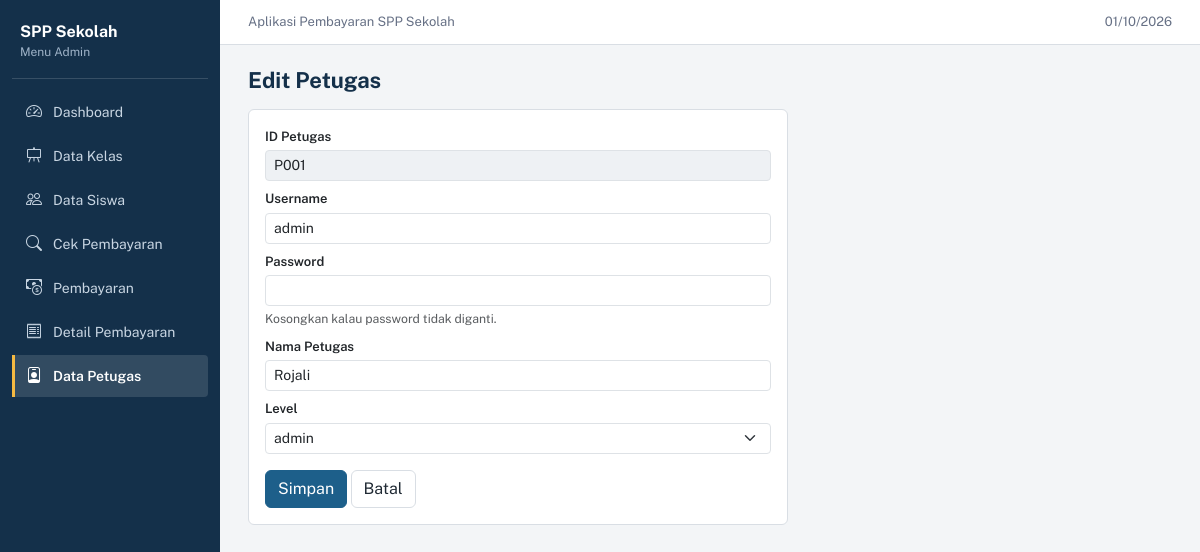
Screenshot of /petugas_form.php?id=P001 with the database file from the repository.
### tables this page shows
CREATE TABLE `tb_petugas` (
  `id_petugas` varchar(11) NOT NULL,
  `username` varchar(25) NOT NULL,
  `password` varchar(32) NOT NULL,
  `nama_petugas` varchar(35) NOT NULL,
  `level` enum('admin','petugas','siswa') NOT NULL
);

### includes/fungsi.php (called while the page is built, shortened)
<?php
require_once __DIR__ . '/koneksi.php';
function ambil($sql, $params = [])
{
    global $koneksi;
    $st = $koneksi->prepare($sql);
    if ($params) {
        $st->bind_param(str_repeat('s', count($params)), ...$params);
    }
    $st->execute();
    $hasil = $st->get_result();
    $baris = $hasil ? $hasil->fetch_all(MYSQLI_ASSOC) : [];
    return $baris;
}
function ambilSatu($sql, $params = [])
{
    $baris = ambil($sql, $params);
    return $baris ? $baris[0] : null;
}
function e($teks)
{
    return htmlspecialchars((string) $teks, ENT_QUOTES, 'UTF-8');
}

### petugas_form.php (the view, shortened to what this page needs)
<?php
require_once 'includes/fungsi.php';
$id = $_GET['id'] ?? '';
$data = null;
if ($id !== '') {
    $data = ambilSatu('SELECT * FROM tb_petugas WHERE id_petugas = ?', [$id]);
}
$username = $data['username'] ?? '';
$nama = $data['nama_petugas'] ?? '';
$level = $data['level'] ?? 'petugas';
include 'includes/header.php';
?>
<div class="card form-kecil"><div class="card-body">
    <form method="post">
        <?php if ($data): ?>
            <label class="form-label">ID Petugas</label>
            <input type="text" class="form-control form-control-sm" value="<?= e($data['id_petugas']) ?>" readonly>
        <?php endif; ?>
        <label class="form-label mt-2">Username</label>
        <input type="text" name="username" class="form-control form-control-sm" maxlength="25" value="<?= e($username) ?>" required>
        <label class="form-label mt-2">Password</label>
        <input type="password" name="password" class="form-control form-control-sm" <?= $data ? '' : 'required' ?>>
        <?php if ($data): ?><div class="form-text">Kosongkan kalau password tidak diganti.</div><?php endif; ?>
        <label class="form-label mt-2">Nama Petugas</label>
        <input type="text" name="nama_petugas" class="form-control form-control-sm" maxlength="35" value="<?= e($nama) ?>" required>
        <label class="form-label mt-2">Level</label>
        <select name="level" class="form-select form-select-sm">
            <?php foreach (['admin', 'petugas', 'siswa'] as $l): ?>
                <option value="<?= $l ?>" <?= $level === $l ? 'selected' : '' ?>><?= $l ?></option>
            <?php endforeach; ?>
        </select>
        <div class="mt-3">
            <button class="btn btn-secondary">Simpan</button>
            <a href="petugas.php" class="btn btn-outline-secondary">Batal</a>
        </div>
    </form>
</div></div>
<?php include 'includes/footer.php'; ?>

### assets/css/style.css (style rules this page uses)
:root { --navy: #14304a; --navy-terang: #1d4266; --biru: #1d5f8a; --biru-gelap: #164b6e; --amber: #f4b942; --latar: #f3f5f7; --garis: #d9dee4; --teks: #1f2933; --teks-redup: #667085; --hijau: #166534; --hijau-muda: #dcfce7; --merah: #b42318; --merah-muda: #fee4e2; }
body { font-family: 'Public Sans', system-ui, -apple-system, 'Segoe UI', Arial, sans-serif; font-size: 14px; color: var(--teks); background: var(--latar); }
.card { border: 1px solid var(--garis); border-radius: 6px; box-shadow: none; }
.form-kecil { max-width: 540px; }
.form-label { font-weight: 600; font-size: 13px; margin-bottom: 4px; }
.form-control[readonly] { background: #eef1f4; }
.btn-secondary { background: var(--biru); border-color: var(--biru); }
.btn-outline-secondary { color: var(--teks); border-color: var(--garis); background: #fff; }

### rows the page displays
tb_petugas: id_petugas "P001", username "admin", nama_petugas "Rojali", level "admin"

### other values shown
$m[1] "Dashboard"
$m[1] "Data Kelas"
$m[1] "Data Siswa"
$m[1] "Cek Pembayaran"
$m[1] "Pembayaran"
$m[1] "Detail Pembayaran"
$m[1] "Data Petugas"
$judul "Edit Petugas"
